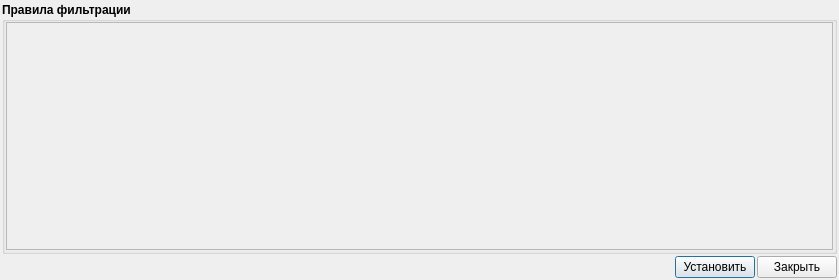
<?xml version="1.0" encoding="UTF-8"?>
<ui version="4.0">
 <class>FilterJournalHistoryMoved</class>
 <widget class="QDialog" name="FilterJournalHistoryMoved">
  <property name="geometry">
   <rect>
    <x>0</x>
    <y>0</y>
    <width>839</width>
    <height>280</height>
   </rect>
  </property>
  <property name="windowTitle">
   <string>Фильтр</string>
  </property>
  <property name="windowIcon">
   <iconset resource="../icons.qrc">
    <normaloff>:/16x16/find/ico/find_16x16 (1).png</normaloff>:/16x16/find/ico/find_16x16 (1).png</iconset>
  </property>
  <layout class="QVBoxLayout" name="verticalLayout">
   <property name="spacing">
    <number>2</number>
   </property>
   <property name="margin">
    <number>2</number>
   </property>
   <item>
    <widget class="QGroupBox" name="additionalFilteringRules">
     <property name="font">
      <font>
       <weight>75</weight>
       <bold>true</bold>
      </font>
     </property>
     <property name="title">
      <string>Правила фильтрации</string>
     </property>
     <layout class="QVBoxLayout" name="verticalLayout_3">
      <property name="leftMargin">
       <number>1</number>
      </property>
      <property name="topMargin">
       <number>0</number>
      </property>
      <property name="rightMargin">
       <number>1</number>
      </property>
      <property name="bottomMargin">
       <number>1</number>
      </property>
      <item>
       <widget class="QScrollArea" name="scrollArea">
        <property name="widgetResizable">
         <bool>true</bool>
        </property>
        <widget class="QWidget" name="scrollAreaWidgetContents">
         <property name="geometry">
          <rect>
           <x>0</x>
           <y>0</y>
           <width>825</width>
           <height>222</height>
          </rect>
         </property>
         <layout class="QVBoxLayout" name="verticalLayout_2">
          <item>
           <layout class="QVBoxLayout" name="rowsFilterVerticalLayout"/>
          </item>
          <item>
           <spacer name="verticalSpacer">
            <property name="orientation">
             <enum>Qt::Vertical</enum>
            </property>
            <property name="sizeHint" stdset="0">
             <size>
              <width>20</width>
              <height>196</height>
             </size>
            </property>
           </spacer>
          </item>
         </layout>
        </widget>
       </widget>
      </item>
     </layout>
    </widget>
   </item>
   <item>
    <layout class="QHBoxLayout" name="horizontalLayout">
     <item>
      <spacer name="horizontalSpacer">
       <property name="orientation">
        <enum>Qt::Horizontal</enum>
       </property>
       <property name="sizeHint" stdset="0">
        <size>
         <width>40</width>
         <height>20</height>
        </size>
       </property>
      </spacer>
     </item>
     <item>
      <widget class="QPushButton" name="setButton">
       <property name="text">
        <string>Установить</string>
       </property>
       <property name="icon">
        <iconset resource="../icons.qrc">
         <normaloff>:/16x16/apply/ico/apply_16x16.png</normaloff>:/16x16/apply/ico/apply_16x16.png</iconset>
       </property>
      </widget>
     </item>
     <item>
      <widget class="QPushButton" name="closeButton">
       <property name="text">
        <string>Закрыть</string>
       </property>
       <property name="icon">
        <iconset resource="../icons.qrc">
         <normaloff>:/16x16/cancelDel/ico/button_cancel_16x16 (1).png</normaloff>:/16x16/cancelDel/ico/button_cancel_16x16 (1).png</iconset>
       </property>
      </widget>
     </item>
    </layout>
   </item>
  </layout>
 </widget>
 <resources>
  <include location="../icons.qrc"/>
 </resources>
 <connections>
  <connection>
   <sender>closeButton</sender>
   <signal>clicked()</signal>
   <receiver>FilterJournalHistoryMoved</receiver>
   <slot>reject()</slot>
   <hints>
    <hint type="sourcelabel">
     <x>533</x>
     <y>267</y>
    </hint>
    <hint type="destinationlabel">
     <x>379</x>
     <y>253</y>
    </hint>
   </hints>
  </connection>
 </connections>
</ui>
